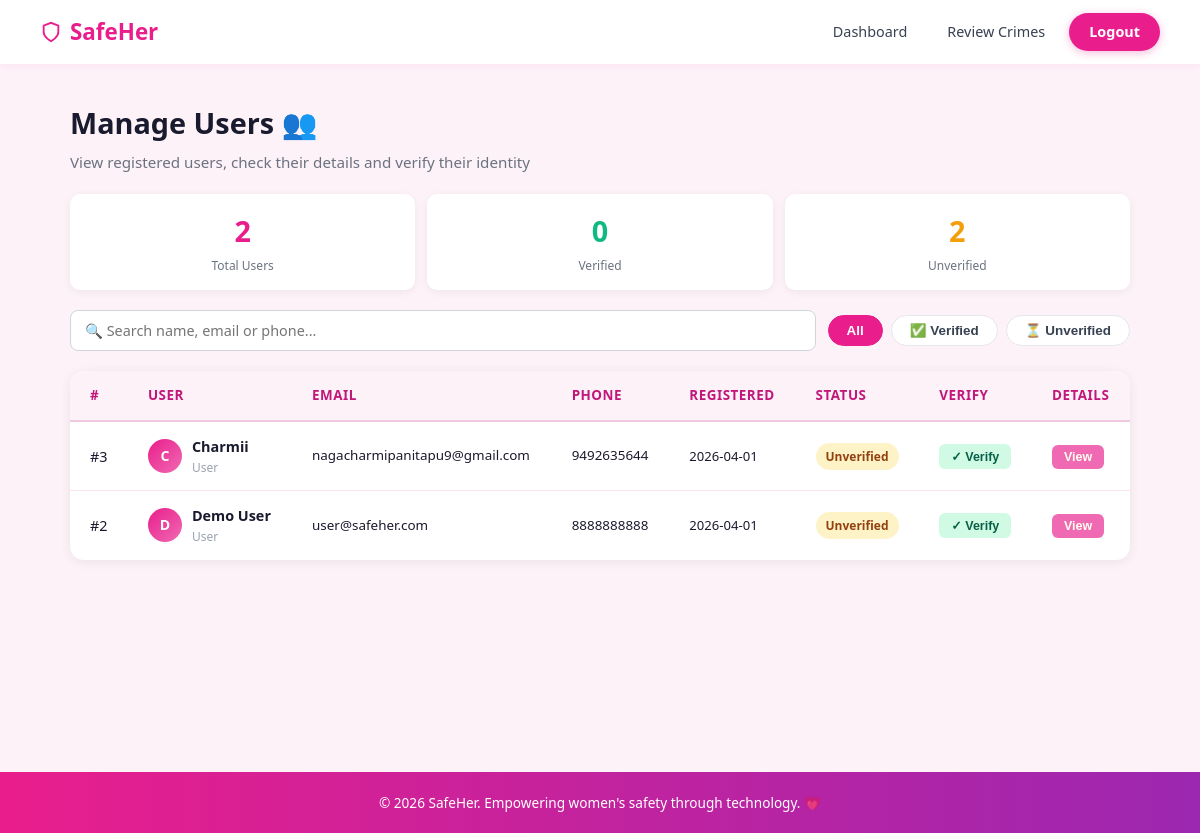
/admin/users (signed in), run on an earlier commit of the app's database.
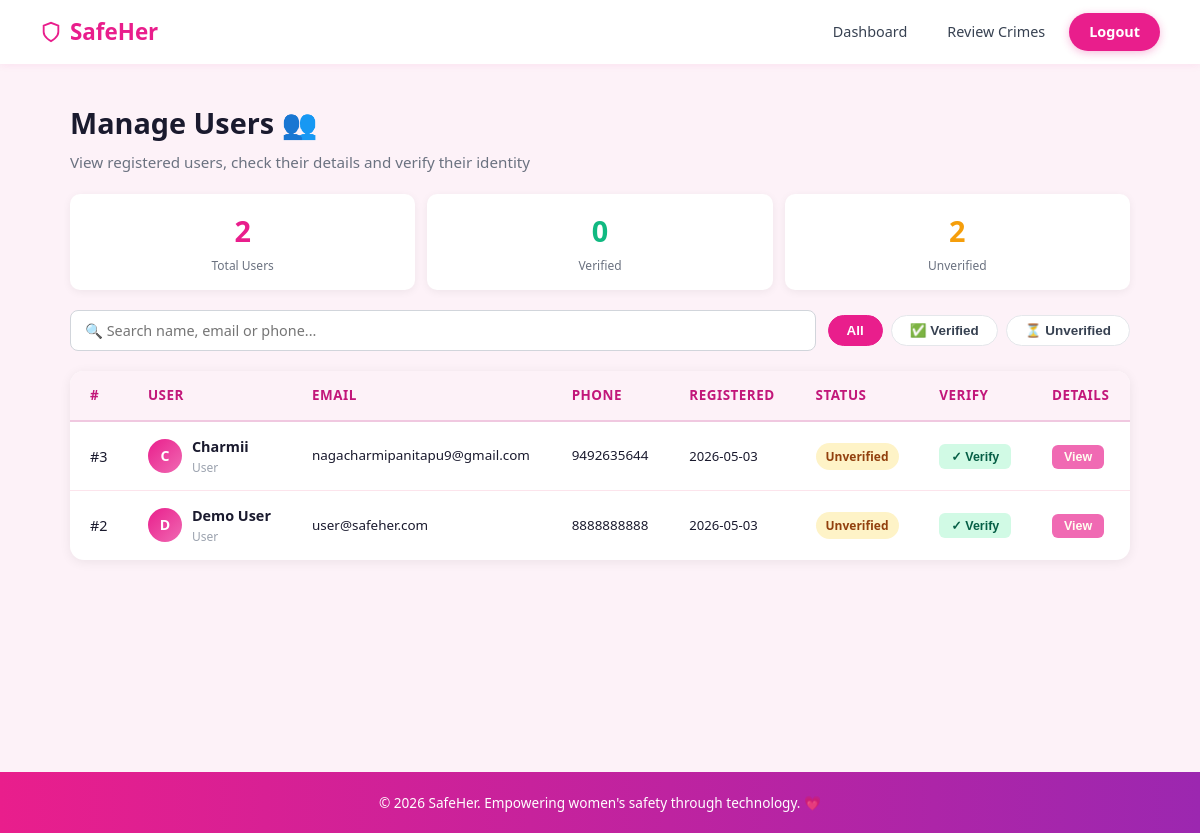
And on a later commit of the database.
### tables this page shows
CREATE TABLE users (
        id INTEGER PRIMARY KEY AUTOINCREMENT,
        name TEXT NOT NULL,
        email TEXT UNIQUE NOT NULL,
        password TEXT NOT NULL,
        phone TEXT,
        role TEXT DEFAULT 'user',
        address TEXT,
        emergency_contact_name TEXT,
        emergency_contact_phone TEXT,
        created_at TIMESTAMP DEFAULT CURRENT_TIMESTAMP
    , alternate_phone TEXT, aadhar_number TEXT, current_address TEXT, permanent_address TEXT, contacts_json TEXT DEFAULT '[]', is_verified INTEGER DEFAULT 0);

### routes/admin.py (the view)
@admin_bp.route('/users')
@admin_required
def manage_users():
    db = get_db()
    users = db.execute(
        "SELECT * FROM users WHERE role='user' ORDER BY created_at DESC"
    ).fetchall()
    db.close()
    return render_template('admin/manage_users.html', users=users)

### routes/admin.py (called while the page is built)
def get_db():
    conn = sqlite3.connect('safeher.db')
    conn.row_factory = sqlite3.Row
    return conn

def admin_required(f):
    @wraps(f)
    def decorated(*args, **kwargs):
        if session.get('role') != 'admin':
            return redirect('/')
        return f(*args, **kwargs)
    return decorated

### templates/admin/manage_users.html (shortened to what this page needs)
{% extends 'base.html' %}
{% block content %}
<div class="admin-page">
    <h1>Manage Users 👥</h1>
    <p class="subtitle">View registered users, check their details and verify their identity</p>
    <div class="stat-row">
        <div class="s-card">
            <div class="val">{{ users | length }}</div>
            <div class="lbl">Total Users</div>
        </div>
        <div class="s-card green">
            <div class="val" id="stat-v">0</div>
            <div class="lbl">Verified</div>
        </div>
        <div class="s-card amber">
            <div class="val" id="stat-uv">0</div>
            <div class="lbl">Unverified</div>
        </div>
    </div>
    <div class="top-bar">
        <input class="search-box" id="searchBox" type="text"
               placeholder="🔍 Search name, email or phone..."
               oninput="doSearch()">
        <div class="filter-tabs">
            <button class="ftab active" onclick="doFilter('all',this)">All</button>
            <button class="ftab"        onclick="doFilter('verified',this)">✅ Verified</button>
            <button class="ftab"        onclick="doFilter('unverified',this)">⏳ Unverified</button>
        </div>
    </div>
    <div class="table-wrap">
        <table>
            <thead>
                <tr>
                    <th>#</th>
                    <th>User</th>
                    <th>Email</th>
                    <th>Phone</th>
                    <th>Registered</th>
                    <th>Status</th>
                    <th>Verify</th>
                    <th>Details</th>
                </tr>
            </thead>
            <tbody id="utbody">
            {% for u in users %}
            <tr id="urow-{{ u.id }}"
                data-v="{{ u.is_verified or 0 }}"
                data-search="{{ u.name|lower }} {{ u.email|lower }} {{ u.phone or '' }}">
                <td>#{{ u.id }}</td>
                <td>
                    <div class="name-cell">
                        <div class="avatar">{{ u.name[0].upper() }}</div>
                        <div>
                            <div style="font-weight:600;">{{ u.name }}</div>
                            <div style="font-size:0.75rem;color:#9ca3af;">User</div>
                        </div>
                    </div>
                </td>
                <td style="font-size:0.84rem;">{{ u.email }}</td>
                <td style="font-size:0.84rem;">{{ u.phone or 'N/A' }}</td>
                <td style="font-size:0.82rem;">{{ u.created_at.split(' ')[0] if u.created_at else '—' }}</td>
                <td>
                    <span class="vbadge {{ 'yes' if u.is_verified else 'no' }}"
                          id="vbadge-{{ u.id }}">
                        {{ 'Verified' if u.is_verified else 'Unverified' }}
                    </span>
                </td>
                <td>
                    {% if u.is_verified %}
                    <button class="btn-uv" id="vbtn-{{ u.id }}"
                            onclick="toggleVerify({{ u.id }}, false)">✕ Unverify</button>
                    {% else %}
                    <button class="btn-v" id="vbtn-{{ u.id }}"
                            onclick="toggleVerify({{ u.id }}, true)">✓ Verify</button>
                    {% endif %}
                </td>
                <td>
                    <button class="btn-view-u"
                            onclick="openModal({{ u.id }})">View</button>
                </td>
            </tr>
            {% else %}
            <tr><td colspan="8" class="empty-state">No users found.</td></tr>
            {% endfor %}
            </tbody>
        </table>
    </div>
</div>
{% endblock %}

What changed in the data, as far as the page shows it:
changed users "Charmii": created_at "2026-04-01" → "2026-05-03"
changed users "Demo User": created_at "2026-04-01" → "2026-05-03"
